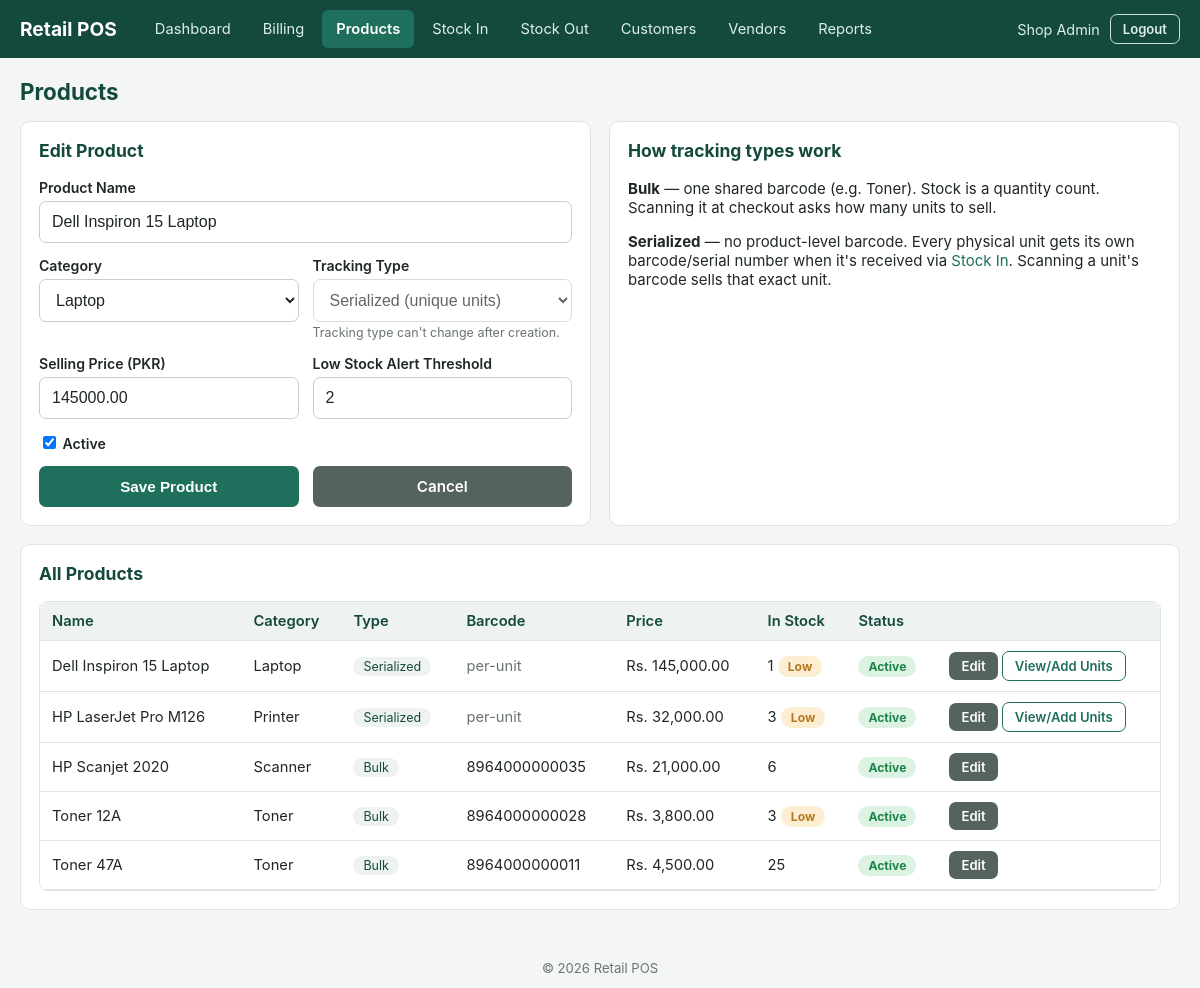
Page /products.php?edit=5 (signed in) on the committed database.
### tables this page shows
CREATE TABLE products (
    id                  INT AUTO_INCREMENT PRIMARY KEY,
    name                VARCHAR(150) NOT NULL,
    category            VARCHAR(50) NOT NULL DEFAULT 'other',
    tracking_type       ENUM('bulk','serialized') NOT NULL,
    barcode             VARCHAR(64) NULL UNIQUE,
    unit_price          DECIMAL(12,2) NOT NULL DEFAULT 0,
    stock_qty           INT NOT NULL DEFAULT 0,
    low_stock_threshold INT NOT NULL DEFAULT 5,
    is_active           TINYINT(1) NOT NULL DEFAULT 1,
    created_at          TIMESTAMP NOT NULL DEFAULT CURRENT_TIMESTAMP,
    updated_at          TIMESTAMP NOT NULL DEFAULT CURRENT_TIMESTAMP ON UPDATE CURRENT_TIMESTAMP
);

### includes/functions.php (called while the page is built, shortened)
<?php
function money($amount): string
{
    return APP_CURRENCY_SYMBOL . ' ' . number_format((float) $amount, 2);
}
function h($str): string
{
    return htmlspecialchars((string) $str, ENT_QUOTES, 'UTF-8');
}

### products.php (the view, shortened to what this page needs)
<?php
require_once __DIR__ . '/includes/db.php';
require_once __DIR__ . '/includes/functions.php';
$editProduct = null;
if (!empty($_GET['edit'])) {
    $stmt = $pdo->prepare('SELECT * FROM products WHERE id = ?');
    $stmt->execute([(int) $_GET['edit']]);
    $editProduct = $stmt->fetch();
}
$products = $pdo->query("SELECT * FROM products ORDER BY is_active DESC, name ASC")->fetchAll();
$serialCounts = $pdo->query("SELECT product_id, COUNT(*) AS c FROM serial_numbers WHERE status='in_stock' GROUP BY product_id")
    ->fetchAll(PDO::FETCH_KEY_PAIR);
require __DIR__ . '/includes/header.php';
?>
<div class="grid grid-2">
  <div class="card">
    <h3><?= $editProduct ? 'Edit Product' : 'Add Product' ?></h3>
    <form method="post" action="product_save.php">
      <div class="form-group">
        <label>Product Name</label>
        <input type="text" name="name" required value="<?= h($editProduct['name'] ?? '') ?>">
      </div>
      <div class="form-row">
        <div class="form-group">
          <label>Category</label>
          <select name="category">
            <?php foreach (['toner', 'printer', 'laptop', 'scanner', 'other'] as $cat): ?>
              <option value="<?= $cat ?>" <?= (($editProduct['category'] ?? '') === $cat) ? 'selected' : '' ?>><?= ucfirst($cat) ?></option>
            <?php endforeach; ?>
          </select>
        </div>
        <div class="form-group">
          <label>Tracking Type</label>
          <select name="tracking_type" id="trackingType" <?= $editProduct ? 'disabled' : '' ?> required>
            <option value="serialized" <?= (($editProduct['tracking_type'] ?? '') === 'serialized') ? 'selected' : '' ?>>Serialized (unique units)</option>
          </select>
          <?php if ($editProduct): ?>
            <small class="text-muted">Tracking type can't change after creation.</small>
          <?php endif; ?>
        </div>
      </div>
      <div class="form-row">
        <div class="form-group">
          <label>Selling Price (PKR)</label>
          <input type="number" step="0.01" min="0" name="unit_price" required value="<?= h($editProduct['unit_price'] ?? '') ?>">
        </div>
        <div class="form-group">
          <label>Low Stock Alert Threshold</label>
          <input type="number" min="0" name="low_stock_threshold" value="<?= h($editProduct['low_stock_threshold'] ?? 5) ?>">
        </div>
      </div>
      <div class="form-group">
        <label><input type="checkbox" name="is_active" <?= (!$editProduct || $editProduct['is_active']) ? 'checked' : '' ?> style="width:auto;"> Active</label>
      </div>
      <div class="form-row">
        <button type="submit" class="btn">Save Product</button>
        <?php if ($editProduct): ?><a href="products.php" class="btn btn-secondary">Cancel</a><?php endif; ?>
      </div>
    </form>
  </div>
  <div class="card">
    <h3>How tracking types work</h3>
    <p><strong>Bulk</strong> &mdash; one shared barcode (e.g. Toner). Stock is a quantity count. Scanning it at checkout asks how many units to sell.</p>
    <p><strong>Serialized</strong> &mdash; no product-level barcode. Every physical unit gets its own barcode/serial number when it's received via <a href="stock_in.php">Stock In</a>. Scanning a unit's barcode sells that exact unit.</p>
  </div>
</div>
<div class="card">
  <h3>All Products</h3>
  <div class="table-wrap">
    <table>
      <thead>
        <tr><th>Name</th><th>Category</th><th>Type</th><th>Barcode</th><th>Price</th><th>In Stock</th><th>Status</th><th></th></tr>
      </thead>
      <tbody>
      <?php foreach ($products as $p): ?>
        <?php
          $stock = $p['tracking_type'] === 'bulk' ? (int) $p['stock_qty'] : (int) ($serialCounts[$p['id']] ?? 0);
          $low = $stock <= (int) $p['low_stock_threshold'];
        ?>
        <tr>
          <td><?= h($p['name']) ?></td>
          <td><?= h(ucfirst($p['category'])) ?></td>
          <td><span class="tag-pill"><?= $p['tracking_type'] === 'bulk' ? 'Bulk' : 'Serialized' ?></span></td>
          <td><?= $p['tracking_type'] === 'bulk' ? h($p['barcode']) : '<span class="text-muted">per-unit</span>' ?></td>
          <td><?= money($p['unit_price']) ?></td>
          <td><?= $stock ?> <?= $low ? '<span class="badge badge-warning">Low</span>' : '' ?></td>
          <td><?= $p['is_active'] ? '<span class="badge badge-success">Active</span>' : '<span class="badge">Inactive</span>' ?></td>
          <td>
            <a href="products.php?edit=<?= (int) $p['id'] ?>" class="btn btn-small btn-secondary">Edit</a>
            <?php if ($p['tracking_type'] === 'serialized'): ?>
              <a href="stock_in.php?product=<?= (int) $p['id'] ?>&type=serialized" class="btn btn-small btn-outline" style="color:var(--primary);border-color:var(--primary);">View/Add Units</a>
            <?php endif; ?>
          </td>
        </tr>
      <?php endforeach; ?>
      </tbody>
    </table>
  </div>
</div>
<?php require __DIR__ . '/includes/footer.php'; ?>

### assets/css/style.css (style rules this page uses)
:root { --primary: #1e6f5c; --primary-dark: #14493d; --accent: #e8a33d; --danger: #c0392b; --success: #1e8449; --warning: #b7791f; --bg: #f4f6f5; --card-bg: #ffffff; --border: #dfe4e2; --text: #202824; --text-muted: #6b7570; }
* { box-sizing: border-box; }
body { margin: 0; font-family: -apple-system, "Segoe UI", Roboto, Arial, sans-serif; background: var(--bg); color: var(--text); font-size: 15px; }
a { color: var(--primary); text-decoration: none; }
.card { background: var(--card-bg); border: 1px solid var(--border); border-radius: 10px; padding: 18px; margin-bottom: 18px; }
.card h2, .card h3 { margin-top: 0; color: var(--primary-dark); }
.grid { display: grid; gap: 18px; }
.grid-2 { grid-template-columns: 1fr 1fr; }
table { width: 100%; border-collapse: collapse; background: var(--card-bg); }
th, td { padding: 10px 12px; border-bottom: 1px solid var(--border); text-align: left; font-size: 0.92rem; }
th { background: #eef3f1; color: var(--primary-dark); font-weight: 600; }
.table-wrap { overflow-x: auto; border: 1px solid var(--border); border-radius: 8px; }
.table-wrap table { border: none; border-radius: 0; }
.form-group { margin-bottom: 14px; }
.form-group label { display: block; margin-bottom: 5px; font-weight: 600; font-size: 0.88rem; color: var(--text); }
input[type=text], input[type=number], input[type=password], input[type=date], input[type=tel], input[type=search], select, textarea { width: 100%; padding: 11px 12px; border: 1px solid #c7cfcb; border-radius: 7px; font-size: 1rem; background: #fff; color: var(--text); }
.form-row { display: flex; gap: 14px; flex-wrap: wrap; }
.form-row > * { flex: 1; min-width: 160px; }
.btn { display: inline-block; padding: 11px 18px; border-radius: 7px; border: none; background: var(--primary); color: #fff; font-size: 0.95rem; font-weight: 600; cursor: pointer; text-align: center; }
.btn-outline { background: transparent; border: 1px solid #cfe0da; color: #dcefe9; }
.btn-secondary { background: #55635d; }
.btn-small { padding: 6px 12px; font-size: 0.82rem; }
.badge { display: inline-block; padding: 3px 10px; border-radius: 20px; font-size: 0.76rem; font-weight: 700; background: #e4e9e7; color: #444; }
.badge-success { background: #dcf3e3; color: var(--success); }
.badge-warning { background: #fbeed3; color: var(--warning); }
.text-muted { color: var(--text-muted); }
.tag-pill { display: inline-block; background: #eef3f1; padding: 2px 10px; border-radius: 20px; font-size: 0.78rem; color: var(--primary-dark); }

### rows in the picture
products: name "Dell Inspiron 15 Laptop", category "Laptop", tracking_type "Serialized (unique units)", unit_price "145000.00", low_stock_threshold "2", is_active "☑", shows "per-unit", unit_price "Rs. 145,000.00", stock "1", shows "Low", shows "Active"
products: name "HP LaserJet Pro M126", category "Printer", shows "Serialized", shows "per-unit", unit_price "Rs. 32,000.00", stock "3", low_stock_threshold "Low", is_active "Active"
products: name "HP Scanjet 2020", category "Scanner", tracking_type "Bulk", barcode "8964000000035", unit_price "Rs. 21,000.00", stock_qty "6", is_active "Active"
products: name "Toner 12A", category "Toner", tracking_type "Bulk", barcode "8964000000028", unit_price "Rs. 3,800.00", stock_qty "3", is_active "Active"
products: name "Toner 47A", category "Toner", tracking_type "Bulk", barcode "8964000000011", unit_price "Rs. 4,500.00", stock_qty "25", is_active "Active"

### other values in the picture
APP_NAME "Retail POS"
$label "Dashboard"
$label "Billing"
$label "Products"
$label "Stock In"
$label "Stock Out"
$label "Customers"
$label "Vendors"
$label "Reports"
current_user_name() "Shop Admin"
$pageTitle "Products"
